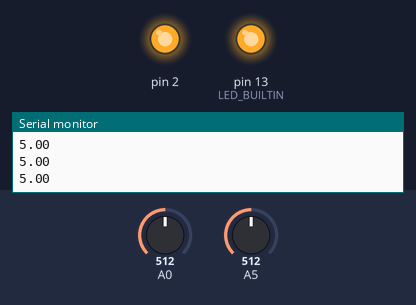
Simulated run of this sketch. Board: Arduino Uno, built with avr-gcc and run on an emulated ATmega328P. Parts: output pins drawn as LEDs (lit = HIGH), the last lines printed to the serial monitor. The inputs (shaded band) are chosen by the test bench; at power-on: A0 = 512, A5 = 512.

Above: at 1.2 s.
1.3 s: A0 set to 3
2.8 s: A0 set to 0
At 3.9 s:
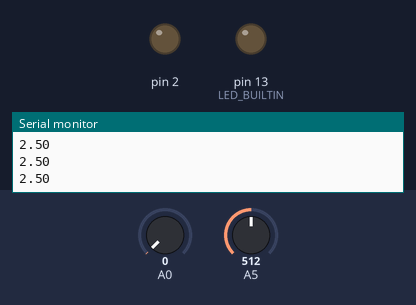
4.3 s: A0 set to 122
At 5.3 s:
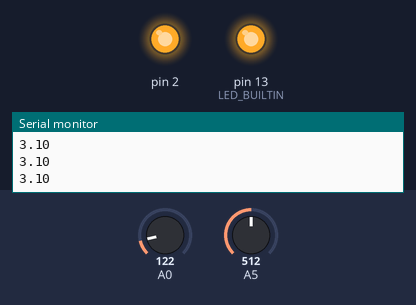
5.9 s: A5 set to 405
7.4 s: A5 set to 383
At 8.0 s:
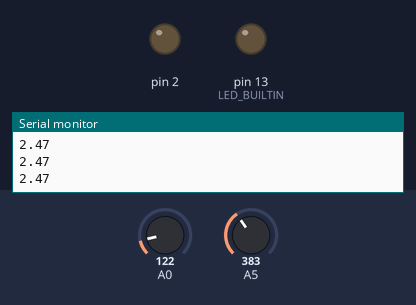
Timing chart, 0 to 9.9 s (numbered marks = the images above; inputs shaded):
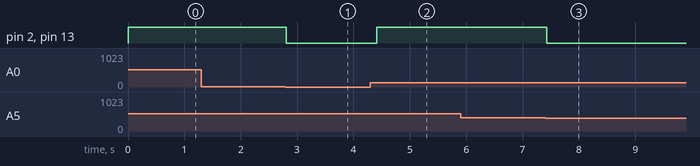

Measured:
- the behaviour switches between 2 and 1 on A0 (found by bisection; images 0 and 1)
- the behaviour switches between 392 and 391 on A5 (found by bisection; images 2 and 3)
- after the input at 2.8 s, pin 2, pin 13 (LED_BUILTIN): HIGH → LOW at once
- after the input at 4.3 s, pin 2, pin 13 (LED_BUILTIN): LOW → HIGH after 0.12 s
- after the input at 7.4 s, pin 2, pin 13 (LED_BUILTIN): HIGH → LOW at once

The sketch:

sum.ino
```cpp
/*
  Take two inputs from analog pins
*/

void setup() {
  pinMode(2, OUTPUT);
  pinMode(LED_BUILTIN,OUTPUT);
  Serial.begin(9600);
}

void loop() {
  // read the input on analog pin 0:
  int value1 = analogRead(A0);
  int value2 = analogRead(A5);
  int sum = value1+value2;

  analogWrite(2, map(sum, 0, 1023, 0, 255));
  analogWrite(LED_BUILTIN, map(sum, 0, 1023, 0, 255));

  // print out the value you read:
  Serial.println((float)sum*(5.0/1023.0));;

  delay(200);        // delay in between reads for stability
}
```
